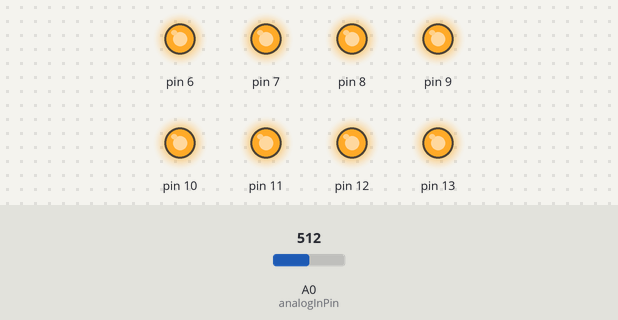
Simulated run of this sketch. Board: Arduino Uno, built with avr-gcc and run on an emulated ATmega328P. Shown: output pins drawn as LEDs (lit = HIGH). The inputs (shaded band) are chosen by the test bench; at power-on: A0 (analogInPin) = 512.

Above: at 1.2 s.
1.3 s: A0 (analogInPin) set to 122
At 2.2 s:
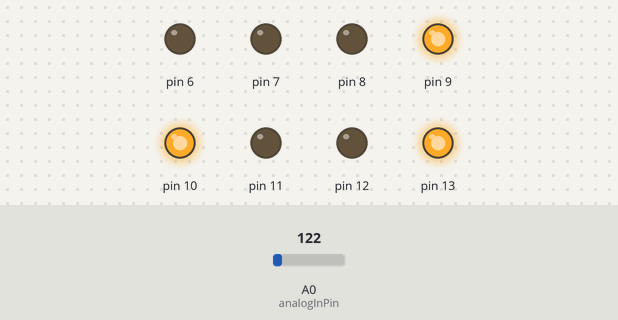
2.8 s: A0 (analogInPin) set to 0
At 3.3 s:
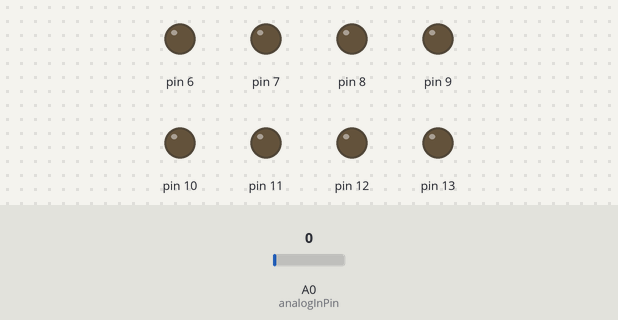
4.3 s: A0 (analogInPin) set to 16
At 5.5 s:
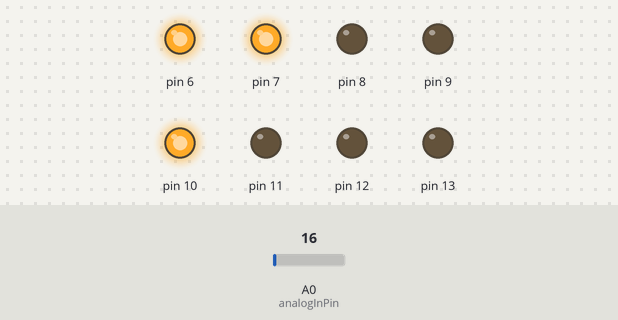
5.8 s: A0 (analogInPin) set to 306
At 6.8 s:
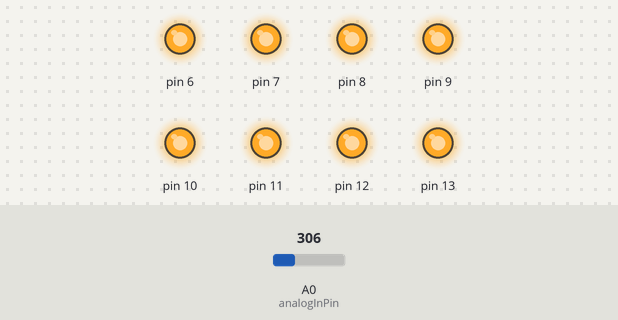
Timing chart, 0 to 8.3 s (numbered marks = the images above; inputs shaded):
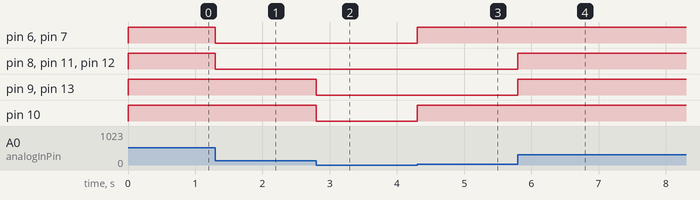

Measured:
- after the input at 1.3 s, pin 6–8, pin 11, pin 12: HIGH → LOW at once
- after the input at 2.8 s, pin 9, pin 10, pin 13: HIGH → LOW at once
- after the input at 4.3 s, pin 6, pin 7, pin 10: LOW → HIGH at once
- after the input at 5.8 s, pin 8, pin 9, pin 11–13: LOW → HIGH at once

The sketch:

distortion.ino
```cpp
#include <avr/pgmspace.h>
#include <math.h>

// Pin definitions
const int analogInPin = A0;  // Analog input pin that the guitar is connected to

// Constants
const int sampleRate = 33000; // Sample rate in Hz

unsigned long lastTime = 0;

// Function to read analog input quickly
int analogReadFast(byte ADCpin)
{
  byte ADCSRAoriginal = ADCSRA;
  ADCSRA = (ADCSRA & B11111000) | 4;
  int adc = analogRead(ADCpin);
  ADCSRA = ADCSRAoriginal;
  return adc;
}

void DACoutput(int value) {    // value=[0,255], pin 6 is LSB, pin 13 is MSB
  int PB = value >> 2;
  PORTB = PB;

  int VD = PORTD;
  int PD = value & B00000011;
  PD = PD << 6;
  VD = VD & B00111111;
  VD = VD | PD;
  PORTD = VD;
}

void setup() {
  Serial.begin(115200);
  DDRB = DDRB | B00111111;
  ADCSRA &= ~(bit(ADPS0) | bit(ADPS1) | bit(ADPS2)); // clear prescaler bits
  ADCSRA |= bit(ADPS2);    //  16-scale
  pinMode(6, OUTPUT);
  pinMode(7, OUTPUT);
}

void loop() {
  unsigned long currentTime = micros();
  float deltaTime = (currentTime - lastTime) / 1000000.0;
  lastTime = currentTime;

  int analogValue = analogRead(analogInPin);

  // Apply distortion effect
  int gain = 5; // Increase the gain for more distortion
  int distortedValue = analogValue * gain;
  if (distortedValue > 1023) {
    distortedValue = 1023; // Clipping
  } else if (distortedValue < 0) {
    distortedValue = 0; // Clipping
  }

  DACoutput(map(distortedValue, 0, 1023, 0, 255));
}
```
